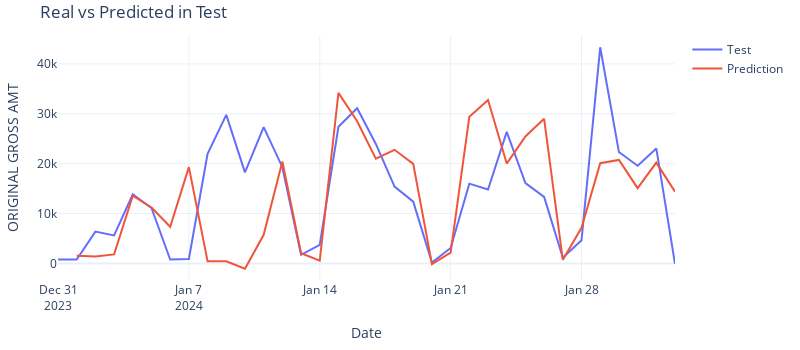

Notebook source saved alongside this figure:
### Code cell
fig = go.Figure()
trace1 = go.Scatter(x=dataTest.index, y=dataTest['ORIGINAL GROSS AMT'], name="Test", mode="lines")
trace2 = go.Scatter(x=predictions.index, y=predictions['pred'], name="Prediction", mode="lines")
fig.add_trace(trace1)
fig.add_trace(trace2)
fig.update_layout(
    template = 'plotly_white',
    title="Real vs Predicted in Test",
    xaxis_title="Date",
    yaxis_title='ORIGINAL GROSS AMT',
    width=800,
    height=350,
    margin=dict(l=20, r=20, t=35, b=20),
)
fig.show()
